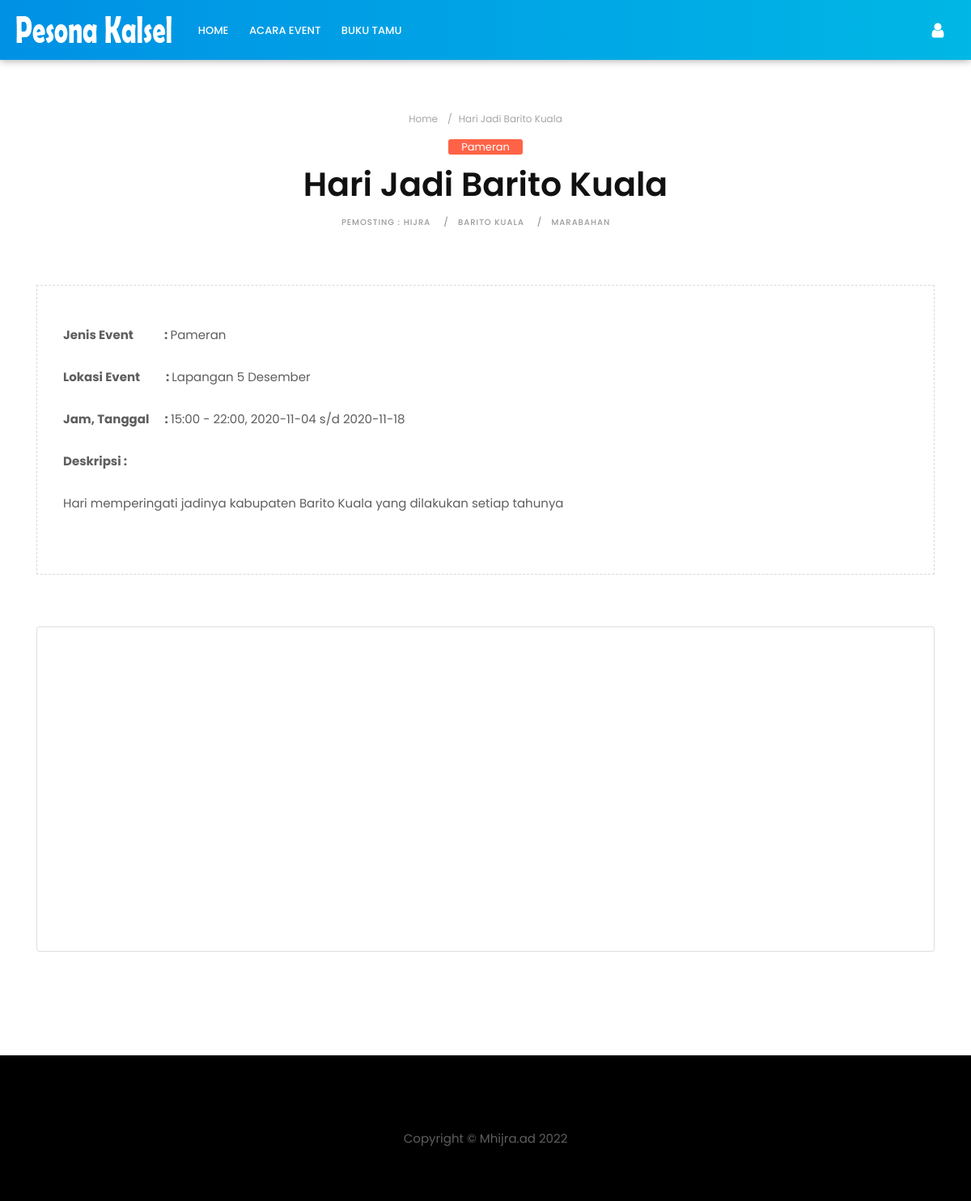
The app's page /home/dataevent/10 with its own data.
### tables this page shows
CREATE TABLE `event` (
  `id_event` int(25) NOT NULL,
  `id_user` int(9) NOT NULL,
  `latitude` varchar(100) NOT NULL,
  `longitude` varchar(100) NOT NULL,
  `tema` varchar(100) NOT NULL,
  `tempat` varchar(100) NOT NULL,
  `jenis` varchar(100) NOT NULL,
  `e_id_kab` int(9) NOT NULL,
  `e_id_kec` int(9) NOT NULL,
  `jalan` varchar(100) NOT NULL,
  `deskripsi` text NOT NULL,
  `jam` varchar(25) NOT NULL,
  `tgl_mulai` date NOT NULL,
  `tgl_selesai` date NOT NULL,
  `e_image` varchar(100) NOT NULL,
  `acc` int(1) NOT NULL
);

CREATE TABLE `user` (
  `id` int(11) NOT NULL,
  `name` varchar(128) NOT NULL,
  `email` varchar(128) NOT NULL,
  `jenkel` varchar(30) NOT NULL,
  `no_hp` varchar(25) NOT NULL,
  `alamat` varchar(100) NOT NULL,
  `image_ktp` varchar(50) NOT NULL,
  `image` varchar(128) NOT NULL,
  `password` varchar(256) NOT NULL,
  `role_id` int(11) NOT NULL,
  `is_active` int(1) NOT NULL,
  `date_created` date NOT NULL
);

CREATE TABLE `kabupaten` (
  `id_kab` int(2) NOT NULL,
  `nama_kab` varchar(50) NOT NULL
);

CREATE TABLE `kecamatan` (
  `id_kec` int(5) NOT NULL,
  `nama_kec` varchar(200) NOT NULL,
  `kec_id_kab` int(2) NOT NULL
);

### application/controllers/Home.php (called while the page is built, shortened)
<?php
class Home extends CI_Controller
{
    public function __construct()
    {
        $this->load->library('pagination');
        $this->load->model("wilayah_model");
        $this->load->model("wisata_model");
        $this->load->model("penginapan_model");
    }
    public function dataevent($id)
    {
        $data['event'] = $this->wisata_model->dataeventHome($id);
        $this->load->view('tech-blog/templates/header');
        $this->load->view('tech-blog/templates/topbar');
        $this->load->view('tech-blog/dataevent', $data);
        $this->load->view('tech-blog/templates/footer');
    }
}

### index.php (called while the page is built, shortened)
<?php
require_once BASEPATH.'core/CodeIgniter.php';

### application/models/Wisata_model.php (called while the page is built, shortened)
<?php defined('BASEPATH') or exit('No direct script access allowed');
class Wisata_model extends CI_Model
{
    public function dataeventHome($id)
    {
        $this->db->select('*');
        $this->db->from('event');
        $this->db->join('user', 'user.id=event.id_user');
        $this->db->join('kabupaten', 'kabupaten.id_kab=event.e_id_kab');
        $this->db->join('kecamatan', 'kecamatan.id_kec=event.e_id_kec');
        $this->db->where('id_event', $id);
        $query = $this->db->get();
        return $query->row_array();
    }
}

### application/views/tech-blog/dataevent.php (the view, shortened to what this page needs)
<section class="section single-wrapper">
    <div class="container">
        <div class="row">
            <div class="col-lg-12 col-md-12 col-sm-12 col-xs-12">
                <div class="page-wrapper">
                    <div class="blog-title-area text-center mb-2">
                        <ol class="breadcrumb hidden-xs-down">
                            <li class="breadcrumb-item"><a href="<?= base_url() ?>home/event">Home</a></li>
                            <li class="breadcrumb-item active"><?= $event['tema']; ?></li>
                        </ol>
                        <span class="color-orange"><a><?= $event['jenis']; ?></a></span>
                        <h3><?= $event['tema']; ?></h3>
                        <div class="blog-meta big-meta">
                            <small><a>Pemosting : <?= $event['name']; ?></a></small>
                            <small><a><?= $event['nama_kab']; ?></a></small>
                            <small><a><?= $event['nama_kec']; ?></a></small>
                        </div>
                    </div>
                    <div class="custombox clearfix">
                        <div class="row">
                            <div class="col-lg-12 col-md-10 col-sm-10 col-xs-12">
                                <p><b>Jenis Event&nbsp; &nbsp; &nbsp; &nbsp; &nbsp; &nbsp; : </b> <?= $event['jenis']; ?></p>
                                <p><b>Lokasi Event&nbsp; &nbsp; &nbsp; &nbsp; &nbsp; : </b> <?= $event['tempat']; ?></p>
                                <p><b>Jam, Tanggal&nbsp; &nbsp; &nbsp; : </b> <?= $event['jam']; ?>, <?= $event['tgl_mulai']; ?> s/d <?= $event['tgl_selesai']; ?></p>
                                <p><b>Deskripsi :</b></p>
                                <p><?= $event['deskripsi']; ?></p>
                            </div>
                        </div>
                    </div>
                    <div class="card">
                        <div class="card-body">
                            <div id="map" style="height: 400px;"></div>
                        </div>
                    </div>
                </div>
            </div>
        </div>
    </div>
</section>

### assets/tech-blog/style.css (style rules this page uses)
body { font-size: 15px; line-height: 26px; background-color: #ffffff; }
h1, h2, h3, h4, h5, body, p, .topbar-section, .navbar-inverse .navbar-nav .nav-link, .header .dropdown-menu, .navbar-nav .nav-link { font-family: 'Roboto', serif; }
h1, h2, h3, h4, h5, h6 { font-weight: 700; line-height: 1.4; color: #111111; }
h3 { font-size: 22px; line-height: 30px; margin-bottom: 17px }
a { color: #111111; }
body, p { color: #5e5e5e; }
p { margin-bottom: 26px; font-size: 15px; line-height: 26px; }
a { text-decoration: none !important; }
.section { padding: 4rem 0; display: block; position: relative; background-color: #ffffff; }
.breadcrumb { background-color: transparent; border-radius: 0; list-style: outside none none; margin-bottom: 0; text-align: right; padding: 0; }
.breadcrumb-item { float: none; font-size: 12px; display: inline-block; }
.blog-title-area { display: block; position: relative; padding: 0; margin-bottom: 3rem; }
.blog-title-area .breadcrumb { float: none; text-align: left; padding: 0; color: #a3a5a8; margin: 0; }
.blog-title-area.text-center .breadcrumb { text-align: center; }
.blog-title-area .blog-meta a { font-size: 10px; font-weight: 500; letter-spacing: 1px; text-transform: uppercase; }
.blog-title-area .breadcrumb-item.active, .blog-title-area .breadcrumb-item + .breadcrumb-item::before, .blog-title-area .blog-meta small, .blog-title-area a { color: #a3a5a8; }
.blog-title-area span { margin: 0.5rem 0; display: block; }
.blog-title-area span a { padding: 0 1rem; color: #ffffff !important; border-radius: 3px; }
.blog-title-area h3 { font-size: 41px; line-height: 50px; margin-bottom: 7px; margin-top: 0; overflow-wrap: break-word; }
.custombox { position: relative; padding: 3rem 2rem; border: 1px dashed #dadada; }
.blog-meta small { font-size: 11px; display: inline-block; margin-bottom: 0; padding-bottom: 0; color: #111111; font-weight: bold; text-transform: uppercase; margin-right: 0.5rem; }
.blog-meta small:after { content: "/"; padding-left: 1rem; }
.blog-meta small:last-child:after { content: "" }

### assets/tech-blog/css/version/tech.css (style rules this page uses)
body { background-color: #ffffff; }
h1, h2, h3, h4, h5, body, .navbar-toggleable-md .navbar-nav .nav-link, .market-header, .btn, .dropdown-item, .form-control, p { font-family: 'Poppins', serif !important; }
h1, h2, h3, h4, h5 { font-weight: 600; }
.single-wrapper { margin-top: 3.5rem; }
.blog-meta small a, .blog-meta small { font-weight: 500; color: #999 !important; }
.blog-title-area span a { font-size: 13px; }
.page-title .bg-orange, .masonry-box:hover .blog-meta span.bg-orange, .color-orange a { background-color: #FF6347 !important; }

### records on screen
event: tema "Hari Jadi Barito Kuala", jenis "Pameran", id_user.name "HIJRA", kabupaten.nama_kab "BARITO KUALA", kecamatan.nama_kec "MARABAHAN", tempat "Lapangan 5 Desember", jam "15:00 - 22:00", tgl_mulai "2020-11-04", tgl_selesai "2020-11-18", deskripsi "Hari memperingati jadinya kabupaten Barito Kuala yang dilakukan setiap tahunya"
